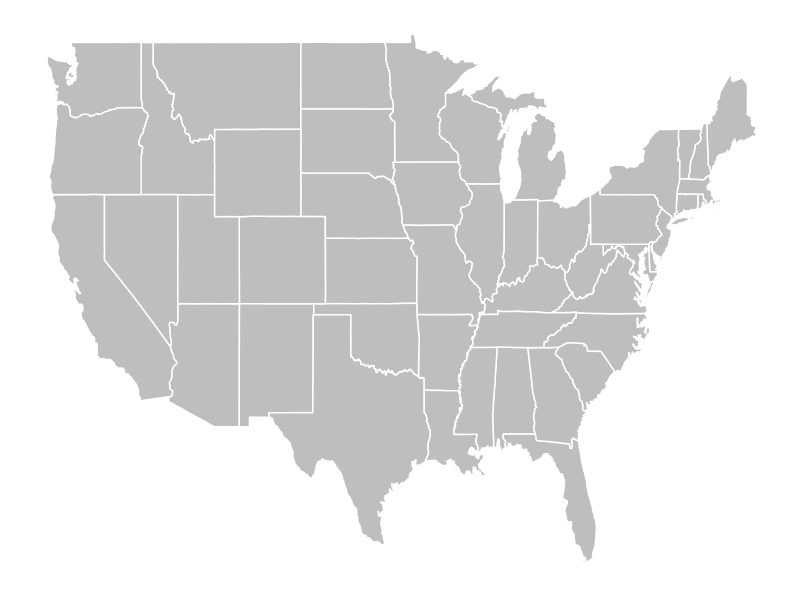

Here is the R script that generated this plot:
## ---- chunk 1
library(tidyverse)
library(maps)

us_map = map_data("state") 

ggplot(us_map, aes(x = long, y = lat, group = group)) +
  geom_polygon(fill="gray", color = "white") + 
  theme(panel.grid.major = element_blank(), 
        panel.background = element_blank(),
        axis.title = element_blank(), 
        axis.text = element_blank(),
        axis.ticks = element_blank())
